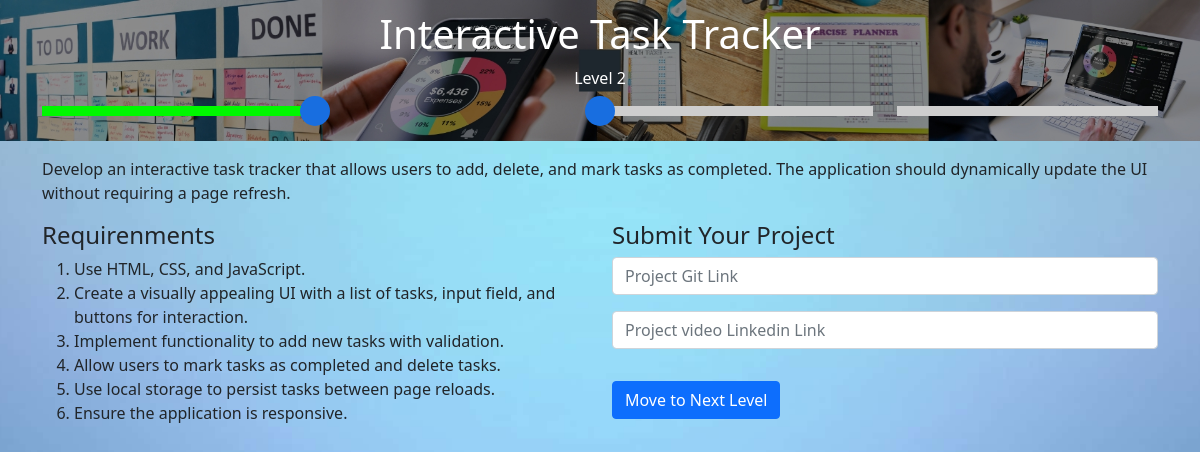
The page /level-two/ (signed in) on the database as committed earlier.
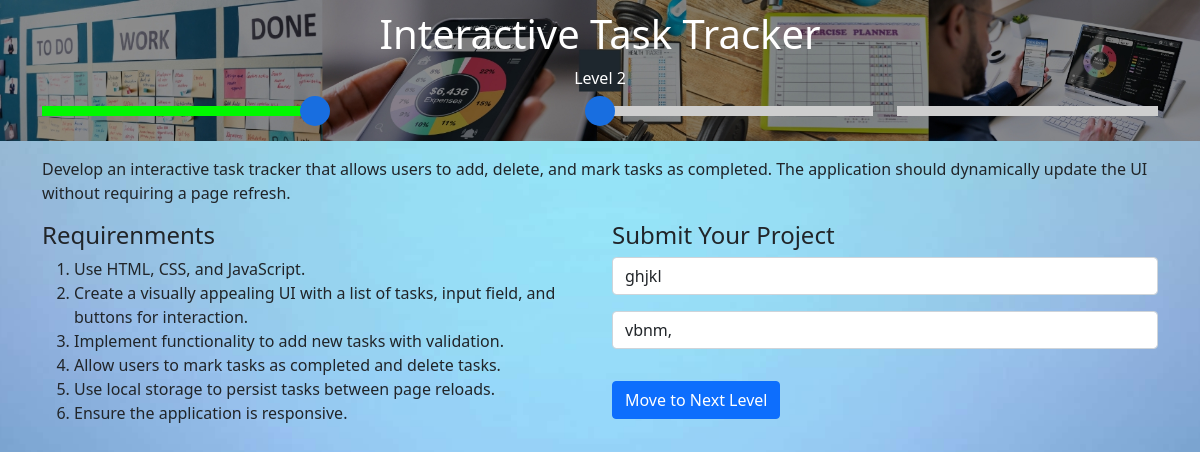
The same page on the database as committed later.
### accounts/models.py (models this page shows)
class AssignmentSubmit(models.Model):
    student = models.ForeignKey(Student, on_delete=models.SET_NULL, null=True, blank=True, unique=True)
    Assignment1_github_Link = models.TextField(null=True, blank=True)
    Assignment1_linkedin_link = models.TextField(null=True, blank=True)
    Assignment2_github_Link = models.TextField(null=True, blank=True)
    Assignment2_linkedin_link = models.TextField(null=True, blank=True)
    Assignment3_github_Link = models.TextField(null=True, blank=True)
    Assignment3_linkedin_link = models.TextField(null=True, blank=True)

### accounts/views.py (the view, shortened to what this page needs)
# urls.py: path('level-two/', views.level_two, name='level2'),
@login_required(login_url='/')
def level_two(request):
    student = request.user
    try:
        submitted_data = AssignmentSubmit.objects.get(student=student)
        return render(request, 'level2.html', {"sdata": submitted_data})
    except:
        return render(request, 'level2.html')

### templates/level2.html (shortened to what this page needs)
{% load static %}
<!DOCTYPE html>
<html lang="en">
<head>
    <link href="https://cdn.jsdelivr.net/npm/bootstrap@5.0.2/dist/css/bootstrap.min.css" rel="stylesheet">
    <link rel="stylesheet" href="https://cdnjs.cloudflare.com/ajax/libs/font-awesome/6.4.2/css/all.min.css" />
</head>
<body>
    <section class="headbanner">
        <div class="head">
            <h1>{{user.assignment2.assignment_question}}</h1>
            <p>Level 2</p>
        <div class="container">
            <div class="level">
                <div class="row">
                    <div class="col-md-3 col-sm-3 col-lg-3" >
                        <div class="levelone"></div>
                        <div class="point" style="z-index:99;"></div>
                    </div>
                    <div class="col-md-3 col-sm-3 col-lg-3" >
                        <div class="leveltwo"></div>
                        <div class="point"></div>
                    </div>
                    <div class="col-md-3 col-sm-3 col-lg-3" >
                        <div class="levelthree"></div>
                    </div>
                    <div class="col-md-3 col-sm-3 col-lg-3" >
                        <div class="levelfour"></div>
                    </div>
                </div>
            </div>
        </div>
    </div>
    <img src="{{user.assignment2.assignment_banner1.url}}" class="img-fluid" height="110%">
    </section>
    <section class="mt-3">
        <div class="container">
            <p>
               {{user.assignment2.assignment_description}}
            </p>
            <div class="row">
                <div class="col-sm-12 col-lg-6 col-md-12">
                    <h4>Requirenments</h4>
                    {{user.assignment2.assignment_requirements | safe}}
                </div>
                <div class="col-sm-12 col-lg-6 col-md-12">
                     <form method="post">
                        <h4>Submit Your Project</h4>
                         {% if sdata.Assignment2_github_Link %}
                            <input value="{{sdata.Assignment2_github_Link}}" type="text" name="git" class="mb-3 form-control" placeholder="Project Git Link" required>
                         {% else %}
                            <input type="text" name="git" class="mb-3 form-control" placeholder="Project Git Link" required>
                         {% endif %}
                         {% if sdata.Assignment2_github_Link %}
                            <input value="{{sdata.Assignment2_linkedin_link}}" type="text" name="linkedin" class="mb-3 form-control"  placeholder="Project video Linkedin Link" required>
                         {% else %}
                            <input  type="text" name="linkedin" class="mb-3 form-control"  placeholder="Project video Linkedin Link" required>
                         {% endif %}
                        <button type="submit" class="btn btn-primary mt-3">Move to Next Level</button>
                    </form>
                </div>
            </div>
        </div>
    </section>
</body>
</html>

Rows that differ between the two databases and show on the page:
added AssignmentSubmit: git "ghjkl", linkedin "vbnm,"
